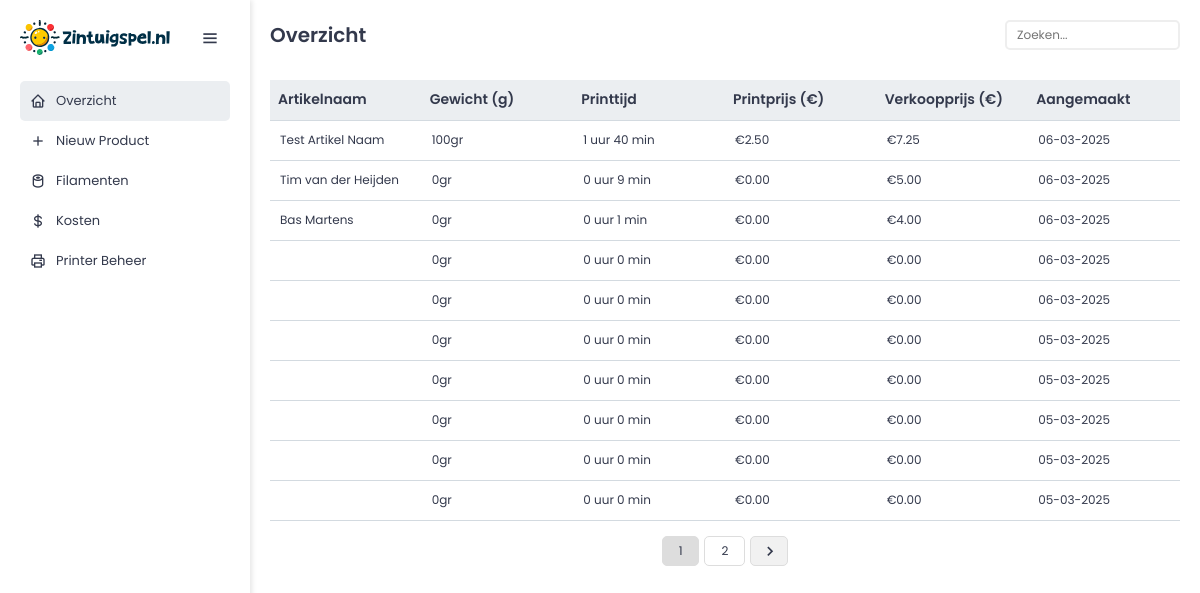
The page / on the database its author committed.
### tables this page shows
CREATE TABLE `productprintcosts` (
  `id` int(11) NOT NULL,
  `artikelnaam` varchar(255) NOT NULL,
  `aangemaakt` date DEFAULT curdate(),
  `gewicht` int(11) NOT NULL,
  `printprijs` decimal(10,2) NOT NULL,
  `verkoopprijs` decimal(10,2) NOT NULL,
  `printtijd` int(11) NOT NULL,
  `idnummer2` varchar(3) NOT NULL,
  `idnummer3` varchar(3) NOT NULL,
  `idnummer4` varchar(3) NOT NULL,
  `idnummer5` varchar(3) NOT NULL,
  `idnummer6` varchar(3) NOT NULL,
  `idnummer7` varchar(3) NOT NULL,
  `idnummer8` varchar(3) NOT NULL,
  `orderaantal` varchar(1) NOT NULL,
  `aantal_afwijkend` varchar(1) NOT NULL,
  `geconstateerde_afwijking` text NOT NULL
);

### index.php (the view, shortened to what this page needs)
<?php
include 'functions.php';
$pdo = pdo_connect_mysql();
$page = isset($_GET['page']) && is_numeric($_GET['page']) ? (int)$_GET['page'] : 1;
$records_per_page = 10;
$offset = ($page - 1) * $records_per_page;
$stmt = $pdo->prepare('SELECT * FROM productprintcosts ORDER BY id DESC LIMIT ?, ?');
$stmt->bindValue(1, $offset, PDO::PARAM_INT);
$stmt->bindValue(2, $records_per_page, PDO::PARAM_INT);
$stmt->execute();
$products = $stmt->fetchAll(PDO::FETCH_ASSOC);
$total_records = $pdo->query('SELECT COUNT(*) FROM productprintcosts')->fetchColumn();
?>
<?=template_header('Producten')?>
<div class="wrapper">
    <aside class="sidebar">
        <div class="sidebar-header">
            <img src="images/zintuigspel_logo.svg" alt="Zintuigspel Logo" class="sidebar-logo">
            <i class='bx bx-menu toggle-btn'></i>
        </div>
        <ul class="sidebar-nav">
            <li><a href="index.php?page=<?=$page?>" class="<?= basename($_SERVER['PHP_SELF']) == 'index.php' ? 'active' : '' ?>"><i class='bx bx-home'></i><span>Overzicht</span></a></li>
            <li><a href="create.php?page=<?=$page?>"><i class='bx bx-plus'></i><span>Nieuw Product</span></a></li>
            <li><a href="filaments.php?page=<?=$page?>"><i class='bx bx-sushi'></i><span>Filamenten</span></a></li>
            <li><a href="costs.php?page=<?=$page?>"><i class='bx bx-dollar'></i><span>Kosten</span></a></li>
            <li><a href="printer.php?page=<?=$page?>"><i class='bx bx-printer'></i><span>Printer Beheer</span></a></li>
        </ul>
    </aside>
    <div class="main-content">
        <div class="content read">
            <div class="create-article">
                <h2>Overzicht</h2>
                <div class="search-stats">
                    <form method="POST" action="index.php?page=<?=$page?>">
                        <div class="search-container">
                            <input type="text" class="big" id="search" name="search" placeholder="Zoeken..." autocomplete="off">
                        </div>
                    </form>
                </div>
            </div>
            <table>
                <thead>
                    <tr>
                        <th>Artikelnaam</th>
                        <th>Gewicht (g)</th>
                        <th>Printtijd</th>
                        <th>Printprijs (€)</th>
                        <th>Verkoopprijs (€)</th>
                        <th>Aangemaakt</th>
                    </tr>
                </thead>
                <tbody>
                    <?php foreach ($products as $product): ?>
                    <tr class="product-row"
                        data-id="<?=$product['id']?>"
                        data-artikelnaam="<?=htmlspecialchars($product['artikelnaam'])?>"
                        data-gewicht="<?=$product['gewicht']?>"
                        data-printtijd="<?=$product['printtijd']?>"
                        data-printprijs="<?=$product['printprijs']?>"
                        data-verkoopprijs="<?=$product['verkoopprijs']?>"
                        data-idnummer2="<?=htmlspecialchars($product['idnummer2'])?>"
                        data-idnummer3="<?=htmlspecialchars($product['idnummer3'])?>"
                        data-idnummer4="<?=htmlspecialchars($product['idnummer4'])?>"
                        data-idnummer5="<?=htmlspecialchars($product['idnummer5'])?>"
                        data-idnummer6="<?=htmlspecialchars($product['idnummer6'])?>"
                        data-idnummer7="<?=htmlspecialchars($product['idnummer7'])?>"
                        data-idnummer8="<?=htmlspecialchars($product['idnummer8'])?>"
                        data-orderaantal="<?=$product['orderaantal']?>"
                        data-aantal_afwijkend="<?=$product['aantal_afwijkend']?>"
                        data-geconstateerde_afwijking="<?=htmlspecialchars($product['geconstateerde_afwijking'])?>">
                        <td><?=htmlspecialchars($product['artikelnaam'])?></td>
                        <td><?=htmlspecialchars($product['gewicht'])?>gr</td>
                        <td><?=format_duration($product['printtijd'])?></td>
                        <td>€<?=number_format($product['printprijs'], 2)?></td>
                        <td>€<?=number_format($product['verkoopprijs'], 2)?></td>
                        <td><?=date('d-m-Y', strtotime($product['aangemaakt']))?></td>
                    </tr>
                    <?php endforeach; ?>
                </tbody>
            </table>
            <?=generate_pagination($page, $total_records, $records_per_page, 'index.php')?>
        </div>
    </div>
</div>
<?=template_footer()?>

### functions.php (shortened to what this page needs)
<?php
function template_header($title) {
    $title = htmlspecialchars($title);
    $toast_message = isset($_SESSION['toast_message']) ? json_encode($_SESSION['toast_message']) : 'null';
    $toast_type = isset($_SESSION['toast_type']) ? json_encode($_SESSION['toast_type']) : 'null';
    echo <<<EOT
<!DOCTYPE html>
<html lang="nl">
    <head>
        <meta charset="utf-8">
        <meta name="viewport" content="width=device-width, initial-scale=1.0">
        <title>$title - Printkosten</title>
        <link rel="preload" href="fonts/poppins-regular.woff2" as="font" type="font/woff2" crossorigin>
        <link rel="preload" href="fonts/poppins-medium.woff2" as="font" type="font/woff2" crossorigin>
        <link rel="preload" href="fonts/poppins-semibold.woff2" as="font" type="font/woff2" crossorigin>
        <link rel="preload" href="fonts/boxicons.woff2" as="font" type="font/woff2" crossorigin>
        <link rel="stylesheet" href="css/style.css">
        <link rel="stylesheet" href="css/boxicons.min.css">
        <script src="https://code.jquery.com/jquery-3.6.0.min.js"></script>
        <script src="js/main.js"></script>
    </head>
    <body>
    <div class="toast-container"></div>
    <script>
        window.addEventListener('load', function() {
            const toastMessage = $toast_message;
            const toastType = $toast_type;
            if (toastMessage !== null) {
                showToast(toastMessage, toastType || 'success');
                fetch('clear_toast.php', { method: 'POST' });
            }
        });
    </script>
EOT;
}
function template_footer() {
    echo <<<EOT
    </body>
</html>
EOT;
}
function generate_pagination($current_page, $total_records, $records_per_page, $base_url) {
    $total_pages = ceil($total_records / $records_per_page);
    $html = '<div class="pagination">';
    for ($i = 1; $i <= $total_pages; $i++) {
        $html .= '<a href="' . $base_url . '?page=' . $i . '"' . ($i == $current_page ? ' class="active"' : '') . '>' . $i . '</a>';
    }
    if ($current_page < $total_pages) {
        $html .= '<a href="' . $base_url . '?page=' . ($current_page + 1) . '" class="next"><i class="bx bx-chevron-right"></i></a>';
    }
    $html .= '</div>';
    return $html;
}
function format_duration($minutes) {
    $hours = floor($minutes / 60);
    $remaining_minutes = $minutes % 60;
    return $hours . ' uur ' . $remaining_minutes . ' min';
}
?>

### css/style.css (style rules this page uses)
:root { --color-background: rgba(245,247,251,1); --color-button-blue: rgba(100,164,255,1); --color-button-blue-hover: rgb(94,154,238,1); --color-button-red: rgba(195,40,96,1); --color-button-red-hover: rgb(177,35,87,1); --color-gradient-nav: linear-gradient(220deg, rgba(148,103,255,1) 0%, rgba(100,164,255,1) 100%); --color-text: rgba(51,57,76,1); --color-white: #ffffff; --color-red: rgba(195,40,96,1); --color-orange: rgba(255,172,100,1); --color-green: rgba(88,188,116,1); --color-blue: rgba(100,164,255,1); --color-purple: rgba(148,103,255,1); --color-brand-red: rgba(229,31,47,1); --color-brand-grey: #f4f4f4; --color-brand-turqoise: #b7d9db; --shadow-icon: 0 0 10px rgba(0,0,0,0.1); --shadow-node: 0 10px 15px rgba(0,0,0,0.1); --shadow-card: rgba(0,0,0,0.16) 0px 1px 4px; --nav-height: 45px; --footer-height: 20px; }
* { margin: 0; padding: 0; box-sizing: border-box; }
body { font-family: 'Poppins', sans-serif; font-size: 12px; margin: 0; color: var(--color-text); background: var(--color-background); -webkit-font-smoothing: antialiased; -moz-osx-font-smoothing: grayscale; }
i.bx { font-family: 'boxicons' !important; font-size: 20px; font-weight: 400; line-height: 1; display: inline-block; vertical-align: middle; }
.content { display: flex; flex-direction: column; width: 100%; padding: 0; }
.content h2 { margin: 0; font-size: 20px; color: var(--color-text); text-align: left; }
.content .create-article { display: flex; align-items: center; height: 30px; }
.read table { table-layout: fixed; width: 100%; margin: 30px 0 15px 0; border-collapse: collapse; }
.read table th { font-size: 14px; font-weight: 600; text-align: left; background-color: #ebeef1; padding: 8px; border-bottom: 1px solid #d3dae0; }
.read table thead tr { height: 40px; }
.read table tbody tr { height: 40px; border-bottom: 1px solid #d3dae0; cursor: pointer; }
.read table tbody tr td { padding: 10px; }
.update form input[type=text], .read form input, .update form select { font-family: 'Poppins', Arial, sans-serif; font-size: 12px; border-radius: 5px; padding: 0 10px; height: 30px; color: var(--color-text); border: 2px solid #eeeeee; }
.content .search-stats { display: flex; width: 175px; margin-left: auto; margin-right: 0; }
.content .search-stats input#search { font-family: 'Poppins', sans-serif; width: 175px; margin-right: 0; margin-bottom: 0; }
.search-container { position: relative; display: inline-block; width: 175px; }
#search { padding-right: 25px; }
.pagination { display: flex; justify-content: center; gap: 5px; }
.pagination a { color: var(--color-text); text-decoration: none; line-height: 16px; height: 30px; padding: 6px 16px; border: 1px solid #ddd; border-radius: 5px; transition: background-color 0.3s; }
.pagination a.active { background-color: #ddd; color: var(--color-text); border: 1px solid #ddd; }
.pagination .prev, .pagination .next { padding: 8px; font-size: 20px; line-height: 1; display: flex; align-items: center; justify-content: center; }
.pagination a.prev, .pagination a.next { background-color: #f1f1f1; }
.wrapper { display: flex; min-height: 100vh; width: 100%; }
.sidebar { width: 250px; background: var(--color-white); padding: 20px; box-shadow: 2px 0 5px rgba(0, 0, 0, 0.1); position: fixed; height: 100%; transition: width 0.3s ease, padding 0.3s ease; z-index: 100; overflow: hidden; }
.sidebar-header { display: flex; justify-content: space-between; align-items: center; margin-bottom: 26px; position: relative; }
.sidebar-logo { width: 150px; height: auto; opacity: 1; transition: opacity 0.3s ease; }
.toggle-btn { font-size: 1.5rem; cursor: pointer; color: var(--color-text); position: absolute; right: 10px; top: 50%; transform: translateY(-50%); z-index: 101; }
.sidebar-nav { list-style: none; padding: 0; }
.sidebar-nav li { height: 40px; }
.sidebar-nav a { text-decoration: none; color: var(--color-text); font-size: 13px; display: flex; align-items: center; padding: 10px; border-radius: 5px; transition: all 0.3s ease; white-space: nowrap; }
.sidebar-nav a span { height: 20px; margin-left: 10px; opacity: 1; transition: opacity 0.3s ease; }
.sidebar-nav a:hover, .sidebar-nav a.active { background: #ebeef1; color: var(--color-text); }
.sidebar-nav i { font-size: 16px; min-width: 16px; }
.main-content { margin-left: 250px; flex-grow: 1; padding: 20px; width: calc(100% - 250px); background: var(--color-white); transition: margin-left 0.3s ease, width 0.3s ease; }

### rows shown on the page
productprintcosts: artikelnaam "Test Artikel Naam", gewicht "100", printtijd "1 uur 40 min", printprijs "2.50", verkoopprijs "7.25", aangemaakt "06-03-2025"
productprintcosts: artikelnaam "Tim van der Heijden", gewicht "0", printtijd "0 uur 9 min", printprijs "0.00", verkoopprijs "5.00", aangemaakt "06-03-2025"
productprintcosts: artikelnaam "Bas Martens", gewicht "0", printtijd "0 uur 1 min", printprijs "0.00", verkoopprijs "4.00", aangemaakt "06-03-2025"
productprintcosts: gewicht "0", printtijd "0 uur 0 min", printprijs "0.00", verkoopprijs "0.00", aangemaakt "06-03-2025"
productprintcosts: gewicht "0", printtijd "0 uur 0 min", printprijs "0.00", verkoopprijs "0.00", aangemaakt "06-03-2025"
productprintcosts: gewicht "0", printtijd "0 uur 0 min", printprijs "0.00", verkoopprijs "0.00", aangemaakt "05-03-2025"
productprintcosts: gewicht "0", printtijd "0 uur 0 min", printprijs "0.00", verkoopprijs "0.00", aangemaakt "05-03-2025"
productprintcosts: gewicht "0", printtijd "0 uur 0 min", printprijs "0.00", verkoopprijs "0.00", aangemaakt "05-03-2025"
productprintcosts: gewicht "0", printtijd "0 uur 0 min", printprijs "0.00", verkoopprijs "0.00", aangemaakt "05-03-2025"
productprintcosts: gewicht "0", printtijd "0 uur 0 min", printprijs "0.00", verkoopprijs "0.00", aangemaakt "05-03-2025"
